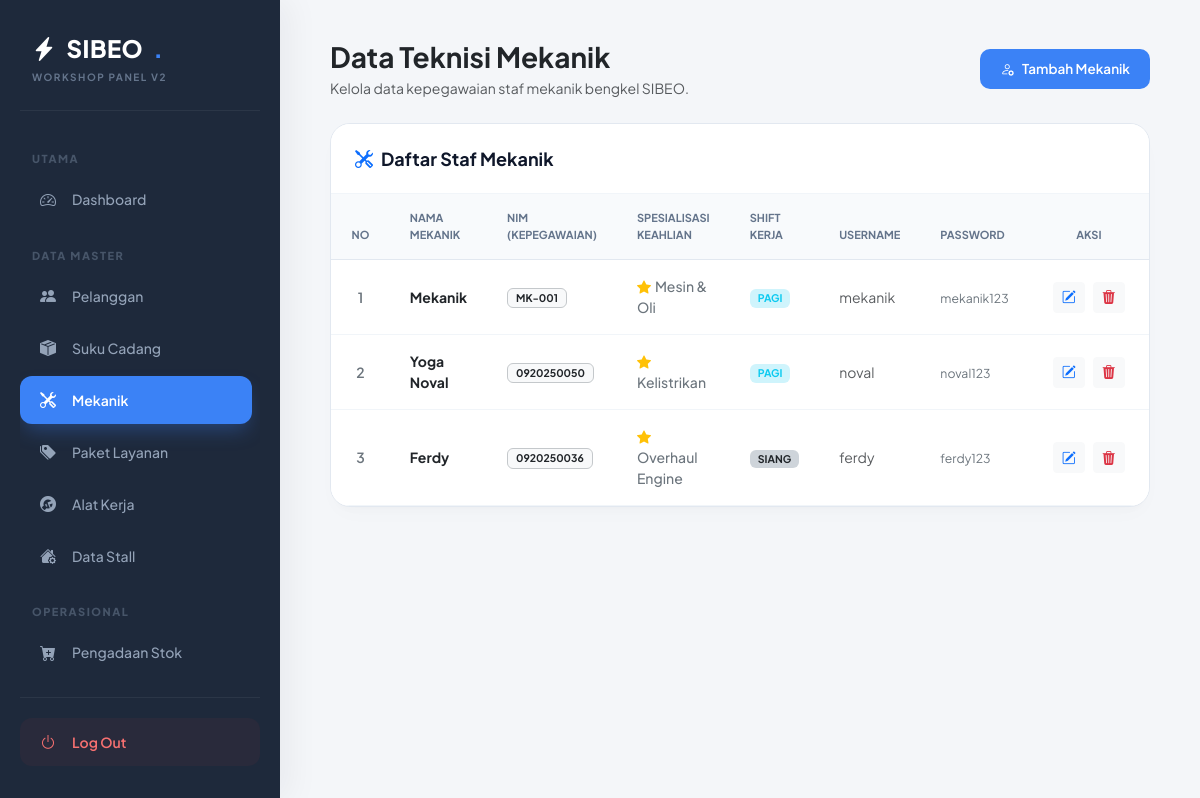
/admin/mekanik.php, run on the app's committed database.
### tables this page shows
CREATE TABLE `tbl_mekanik` (
  `id_mekanik` int(11) NOT NULL,
  `nama` varchar(100) NOT NULL,
  `kepegawaian` varchar(20) NOT NULL,
  `spesialisasi` varchar(100) NOT NULL,
  `shift` enum('pagi','siang','malam') NOT NULL,
  `username` varchar(50) NOT NULL,
  `password` varchar(50) NOT NULL
);

### admin/mekanik.php (the view, shortened to what this page needs)
<?php
include "../config/koneksi.php";
$current_page = basename($_SERVER['PHP_SELF']);
function safe_text($value) {
    return htmlspecialchars((string)$value, ENT_QUOTES, 'UTF-8');
}
?>
<!DOCTYPE html>
<html lang="id">
<head>
    <link href="https://cdn.jsdelivr.net/npm/bootstrap@5.3.0/dist/css/bootstrap.min.css" rel="stylesheet">
    <link rel="stylesheet" href="https://cdn.jsdelivr.net/npm/bootstrap-icons@1.11.1/font/bootstrap-icons.css">
</head>
<body>
<div class="layout-wrapper">
    <div class="sidebar-panel">
        <div class="brand-section">
            <div class="brand-title"><i class="bi bi-lightning-charge-fill"></i>SIBEO<span>.</span></div>
            <div class="brand-subtitle">WORKSHOP PANEL v2</div>
        </div>
        <div class="menu-container">
            <div class="section-header">UTAMA</div>
            <a href="dashboard.php" class="nav-link <?= $current_page=='dashboard.php'?'active':'' ?>"><i class="bi bi-speedometer2"></i>Dashboard</a>
            <div class="section-header">Data Master</div>
            <a href="pelanggan.php" class="nav-link <?= $current_page=='pelanggan.php'?'active':'' ?>"><i class="bi bi-people-fill"></i>Pelanggan</a>
            <a href="suku_cadang.php" class="nav-link <?= $current_page=='suku_cadang.php'?'active':'' ?>"><i class="bi bi-box-seam-fill"></i>Suku Cadang</a>
            <a href="mekanik.php" class="nav-link <?= $current_page=='mekanik.php'?'active':'' ?>"><i class="bi bi-tools"></i>Mekanik</a>
            <a href="paket_layanan.php" class="nav-link <?= $current_page=='paket_layanan.php'?'active':'' ?>"><i class="bi bi-tags-fill"></i>Paket Layanan</a>
            <a href="alat_kerja.php" class="nav-link <?= $current_page=='alat_kerja.php'?'active':'' ?>"><i class="bi bi-wrench-adjustable-circle-fill"></i>Alat Kerja</a>
            <a href="stall.php" class="nav-link <?= $current_page=='stall.php'?'active':'' ?>"><i class="bi bi-house-gear-fill"></i>Data Stall</a>
            <div class="section-header">OPERASIONAL</div>
            <a href="pengadaan.php" class="nav-link <?= $current_page=='pengadaan.php'?'active':'' ?>"><i class="bi bi-cart-plus-fill"></i>Pengadaan Stok</a>
            <a href="booking.php" class="nav-link <?= $current_page=='booking.php'?'active':'' ?>"><i class="bi bi-calendar-check-fill"></i>Transaksi Booking</a>
        </div>
        <div class="logout-box">
            <a href="../auth/logout.php" class="nav-link logout-btn" onclick="return confirm('Keluar dari aplikasi SIBEO?')">
                <i class="bi bi-power"></i>Log Out
            </a>
        </div>
    </div>
    <div class="main-canvas">
        <div class="d-flex justify-content-between align-items-center mb-4">
            <div>
                <h3 class="fw-bold text-dark m-0">Data Teknisi Mekanik</h3>
                <p class="text-muted small m-0 mt-1">Kelola data kepegawaian staf mekanik bengkel SIBEO.</p>
            </div>
            <button type="button" class="btn btn-premium-primary" data-bs-toggle="modal" data-bs-target="#modalTambah">
                <i class="bi bi-person-gear"></i>Tambah Mekanik
            </button>
        </div>
        <div class="data-card-premium">
            <div class="data-card-header">
                <h5 class="data-card-title"><i class="bi bi-tools text-primary me-2"></i>Daftar Staf Mekanik</h5>
            </div>
            <div class="table-responsive">
                <table class="table table-hover table-premium align-middle mb-0">
                    <thead>
                        <tr>
                            <th style="width: 60px;" class="text-center">No</th>
                            <th>Nama Mekanik</th>
                            <th>NIM (Kepegawaian)</th>
                            <th>Spesialisasi Keahlian</th>
                            <th>Shift Kerja</th>
                            <th>Username</th>
                            <th>Password</th>
                            <th style="width: 130px;" class="text-center">Aksi</th>
                        </tr>
                    </thead>
                    <tbody>
                        <?php
                        $no = 1;
                        $query_mekanik = mysqli_query($koneksi, "SELECT * FROM tbl_mekanik ORDER BY id_mekanik ASC");
                        if ($query_mekanik && mysqli_num_rows($query_mekanik) > 0) {
                            while ($data = mysqli_fetch_assoc($query_mekanik)) {
                                ?>
                                <tr>
                                    <td class="text-center text-secondary fw-semibold"><?= $no++; ?></td>
                                    <td><strong class="text-dark"><?= safe_text($data['nama']); ?></strong></td>
                                    <td><span class="badge bg-light text-dark border border-secondary-subtle px-2 py-1 fw-bold"><?= safe_text($data['kepegawaian']); ?></span></td>
                                    <td><span class="text-secondary fw-medium"><i class="bi bi-star-fill text-warning me-1"></i><?= safe_text($data['spesialisasi']); ?></span></td>
                                    <td>
                                        <span class="badge <?= $data['shift']=='pagi'?'bg-info-subtle text-info':'bg-dark-subtle text-dark' ?> px-2 py-1 text-uppercase small">
                                            <?= safe_text($data['shift']); ?>
                                        </span>
                                    </td>
                                    <td><span class="text-muted"><?= safe_text($data['username']); ?></span></td>
                                    <td><code class="text-secondary"><?= safe_text($data['password']); ?></code></td>
                                    <td class="text-center">
                                        <div class="d-flex justify-content-center gap-2">
                                            <button type="button"
                                                    class="btn btn-sm btn-light text-primary fw-bold px-2 btn-edit-trigger"
                                                    data-id="<?= $data['id_mekanik']; ?>"
                                                    data-nama="<?= safe_text($data['nama']); ?>"
                                                    data-nim="<?= safe_text($data['kepegawaian']); ?>"
                                                    data-spesialisasi="<?= safe_text($data['spesialisasi']); ?>"
                                                    data-shift="<?= safe_text($data['shift']); ?>"
                                                    data-user="<?= safe_text($data['username']); ?>"
                                                    data-pass="<?= safe_text($data['password']); ?>"
                                                    data-bs-toggle="modal"
                                                    data-bs-target="#modalEdit">
                                                <i class="bi bi-pencil-square"></i>
                                            </button>
                                            <a href="mekanik.php?hapus=<?= $data['id_mekanik']; ?>" class="btn btn-sm btn-light text-danger fw-bold px-2" onclick="return confirm('Hapus data mekanik ini?')">
                                                <i class="bi bi-trash3-fill"></i>
                                            </a>
                                        </div>
                                    </td>
                                </tr>
                                <?php
                            }
                        } else {
                            echo "<tr><td colspan='8' class='text-center text-muted py-5 small'><i class='bi bi-person-x d-block fs-2 mb-2 opacity-50'></i>Belum ada data mekanik di database.</td></tr>";
                        }
                        ?>
                    </tbody>
                </table>
            </div>
        </div>
    </div>
</div>
</body>
</html>

### admin/mekanik.php (style rules this page uses)
:root { --bg-body: #f4f6f9; --sidebar-bg: #1e293b; --sidebar-color: #94a3b8; --sidebar-active: #3b82f6; --text-dark: #0f172a; --card-shadow: 0 10px 25px -5px rgba(0, 0, 0, 0.02), 0 8px 10px -6px rgba(0, 0, 0, 0.02); }
* { font-family: 'Plus Jakarta Sans', sans-serif !important; }
body { background-color: var(--bg-body); color: #334155; overflow-x: hidden; }
.layout-wrapper { display: flex; min-height: 100vh; }
.sidebar-panel { width: 280px; background: var(--sidebar-bg); flex-shrink: 0; display: flex; flex-direction: column; justify-content: space-between; padding: 30px 20px; box-shadow: 10px 0 30px rgba(15, 23, 42, 0.05); position: sticky; top: 0; height: 100vh; }
.brand-section { padding: 0 12px 25px 12px; border-bottom: 1px solid rgba(255,255,255,0.06); flex-shrink: 0; }
.brand-title { font-size: 24px; font-weight: 800; color: #ffffff; letter-spacing: 0.5px; display: flex; align-items: center; gap: 10px; }
.brand-title span { color: var(--sidebar-active); }
.brand-subtitle { font-size: 10px; color: #64748b; font-weight: 700; text-transform: uppercase; letter-spacing: 1.5px; margin-top: 4px; }
.menu-container { overflow-y: auto; flex-grow: 1; padding-right: 8px; margin-top: 20px; }
.section-header { font-size: 11px; font-weight: 800; color: #475569; text-transform: uppercase; letter-spacing: 1.5px; padding: 20px 12px 8px 12px; }
.sidebar-panel .nav-link { color: var(--sidebar-color); font-size: 14px; font-weight: 500; padding: 12px 16px; display: flex; align-items: center; text-decoration: none; border-radius: 12px; margin-bottom: 4px; transition: all 0.2s cubic-bezier(0.4, 0, 0.2, 1); }
.sidebar-panel .nav-link i { width: 24px; font-size: 16px; margin-right: 12px; text-align: center; }
.sidebar-panel .nav-link.active { background: var(--sidebar-active); color: #ffffff; font-weight: 600; box-shadow: 0 10px 20px -5px rgba(59, 130, 246, 0.35); }
.logout-box { padding-top: 20px; border-top: 1px solid rgba(255,255,255,0.06); flex-shrink: 0; }
.logout-btn { color: #f87171 !important; font-weight: 600 !important; background: rgba(239, 68, 68, 0.05); }
.main-canvas { flex-grow: 1; padding: 40px 50px; max-width: calc(100% - 280px); }
.data-card-premium { background: #ffffff; border-radius: 20px; border: 1px solid #e2e8f0; box-shadow: var(--card-shadow); overflow: hidden; }
.data-card-header { padding: 24px; background: #ffffff; border-bottom: 1px solid #f1f5f9; }
.data-card-title { font-size: 18px; font-weight: 700; color: var(--text-dark); margin: 0; }
.table-premium thead th { background: #f8fafc; color: #64748b; font-size: 11px; font-weight: 700; text-transform: uppercase; padding: 16px 20px; border-bottom: 1px solid #e2e8f0; }
.table-premium tbody td { padding: 16px 20px; border-bottom: 1px solid #f1f5f9; font-size: 14px; color: #334155; }
.btn-premium-primary { background-color: var(--sidebar-active); color: #ffffff; border: none; border-radius: 10px; padding: 10px 20px; font-size: 13.5px; font-weight: 600; transition: all 0.2s ease; display: inline-flex; align-items: center; gap: 8px; }

### data on the page
tbl_mekanik: nama "Mekanik", kepegawaian "MK-001", spesialisasi "Mesin & Oli", shift "PAGI", username "mekanik", password "mekanik123"
tbl_mekanik: nama "Yoga Noval", kepegawaian "0920250050", spesialisasi "Kelistrikan", shift "PAGI", username "noval", password "noval123"
tbl_mekanik: nama "Ferdy", kepegawaian "0920250036", spesialisasi "Overhaul Engine", shift "SIANG", username "ferdy", password "ferdy123"
